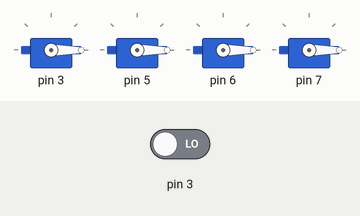
Simulated run of this sketch. Board: Arduino Leonardo, built with avr-gcc and run on an emulated ATmega32U4. On the bench: 4 × servo. The inputs (shaded band) are chosen by the test bench; at power-on: pin 3 LOW.

Above: at 0.1 s.
At 3.1 s:
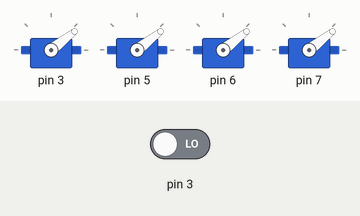
Timing chart, 0 to 4.6 s (numbered marks = the images above):
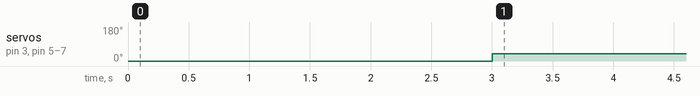

Measured:
- by itself, servo on pin 3, servo on pin 5–7: 0° → 38° at 3.0 s

The sketch:

MotorController.ino
```cpp
#include <Servo.h>
int motorNum;
Servo motor[4];
int recvMotorSpeed[4];// iPhoneから受信したモーターのスピード
int preRecvMotorSpeed[4];// iPhoneから受信した前回のモータースピード
int motorSpeed[4];
int mapdMotorSpeed[4];
int motorArm;
int rcData[4];
void setup()
{
  Serial.begin(57600);
  Serial1.begin(57600);

  // RCリード
  pinMode(2, INPUT);

  motor[0].attach(3,836,2400);
  motor[1].attach(5,836,2400);
  motor[2].attach(6,836,2400);
  motor[3].attach(7,836,2400);


  motorArm = 1;
  motorNum = 4;

  int i;
  for(i=0;i<motorNum;i++) {
    motorSpeed[i] = -1;
    motor[i].writeMicroseconds(motorSpeed[i]);
  }

  attachInterrupt(0,readRC,CHANGE);

  delay(1500);

  motor[0].writeMicroseconds(0);
  motor[1].writeMicroseconds(0);
  motor[2].writeMicroseconds(0);
  motor[3].writeMicroseconds(0);

  delay(1500);

}


// PWMを割り込みで読み取る
unsigned long uptime;
unsigned long downtime;
unsigned long pWidth;

void readRC() {
  if(digitalRead(2)){
    uptime = micros();
  }
  else{
    downtime = micros();
    pWidth = downtime - uptime;
  }
}


void loop()
{
  int i;
  char c = 0;

  int commandIndex = 0;
  int findCount = 0;

  for(i=0;i<motorNum;i++) {
    recvMotorSpeed[i] = 0;
  }

  // Serial1を読み込む
  while (1){
    c = Serial1.read();

    if (c < 0){
      break;
    }

    if (c == 0){
      // 0は終端
      commandIndex = 0;
      if (findCount > 1){
        break;
      }
      findCount++;
    }
    else{
      recvMotorSpeed[commandIndex] = c;
      commandIndex++;
      if (commandIndex > 3){
        commandIndex = 0;
      }
    }
  }

  // 全部受信してなかったら前回の受信を使う
  if (findCount > 1){
    for(i=0;i<motorNum;i++) {
      preRecvMotorSpeed[i] = recvMotorSpeed[i];
    }
  }else{
    for(i=0;i<motorNum;i++) {
      recvMotorSpeed[i] = preRecvMotorSpeed[i];
    }
  }


  for(i=0;i<motorNum;i++) {
    motorSpeed[i] = pWidth;
  }

  // レシーバーを読み取る
  //  rcData[0] = pulseIn(2, HIGH, 25000);
  //  rcData[1] = pulseIn(4, HIGH, 25000);
  //  rcData[2] = pulseIn(5, HIGH, 25000);
  //  rcData[3] = pulseIn(6, HIGH, 25000);

  //  Serial.println(pWidth);

  // モーターの出力にマッピング
  for(i=0;i<motorNum;i++) {
    if (recvMotorSpeed[i] == 1){
      // 1の時はモーターを止める
      mapdMotorSpeed[i] = 0;
    }else{
      mapdMotorSpeed[i] = map(recvMotorSpeed[i],1,127,1175,2240);
    }

  }

  // モーターを回す
  for(i=0;i<motorNum;i++) {
    motor[i].writeMicroseconds(mapdMotorSpeed[i]);
  }


  // モーターの状態を知らせる(そのうちRCデータの全送信をする）
  Serial1.print(pWidth);

  for(i=0;i<motorNum;i++) {
    Serial1.print(':');
    Serial1.print(mapdMotorSpeed[i]);
  }

  for(i=0;i<motorNum;i++) {
    Serial1.print(':');
    Serial1.print(recvMotorSpeed[i]);
  }
  // 終端文字
  Serial1.print(';');

  delay(15);
}
```
